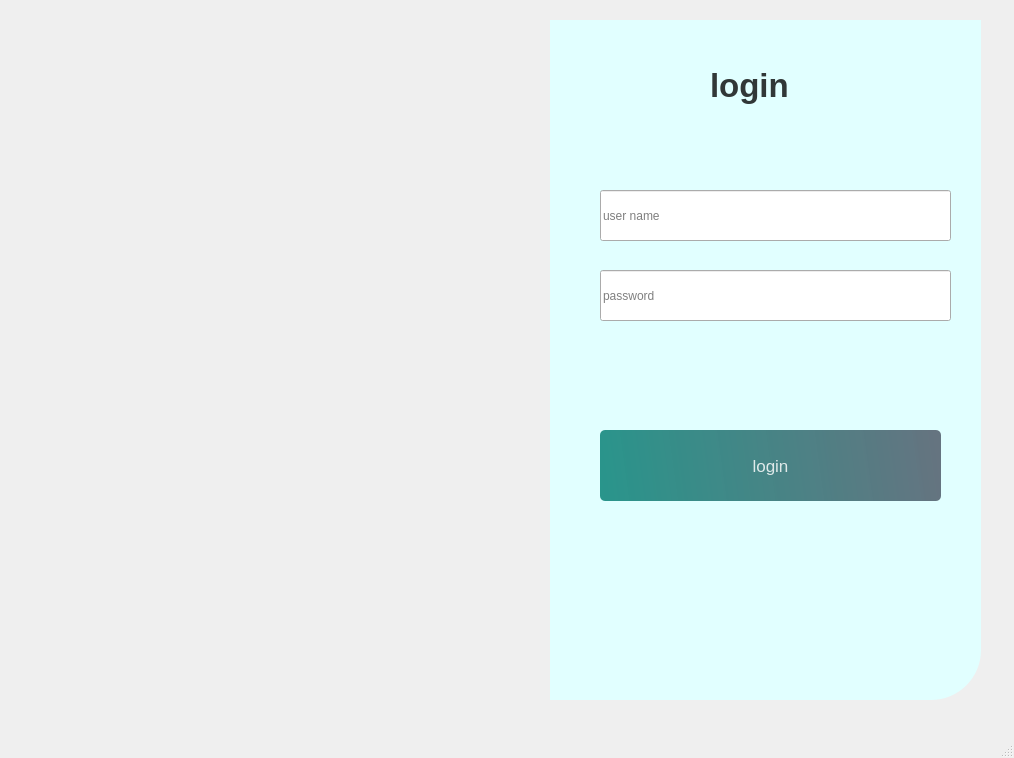
<?xml version="1.0" encoding="UTF-8"?>
<ui version="4.0">
 <class>MainWindow</class>
 <widget class="QMainWindow" name="MainWindow">
  <property name="geometry">
   <rect>
    <x>0</x>
    <y>0</y>
    <width>1014</width>
    <height>758</height>
   </rect>
  </property>
  <property name="windowTitle">
   <string>MainWindow</string>
  </property>
  <widget class="QWidget" name="centralwidget">
   <widget class="QWidget" name="widget" native="true">
    <property name="geometry">
     <rect>
      <x>10</x>
      <y>20</y>
      <width>981</width>
      <height>701</height>
     </rect>
    </property>
    <property name="styleSheet">
     <string notr="true">QPushButton#pushButton{
	background-color : qlineargradient(spread:pad,x1:0,y1:0.505682, x2:1, y2:0.477, stop:0 rgba(11,131,120,219), stop:1 rgba(85,98,112,226));
	color: rgba(255,255,255,210);
	border-radius:5px;
}

QPushButton#pushButton:hover{
	background-color : qlineargradient(spread:pad,x1:0,y1:0.505682, x2:1, y2:0.477, stop:0 rgba(11,131,120,219), stop:1 rgba(85,98,112,226));
}

QPushButton#pushButton:pressed{
	padding-left:5px;
	padding-top:5px;
	background-color : rgba(150,123,111,255);
}</string>
    </property>
    <widget class="QLabel" name="label">
     <property name="geometry">
      <rect>
       <x>0</x>
       <y>0</y>
       <width>541</width>
       <height>681</height>
      </rect>
     </property>
     <property name="styleSheet">
      <string notr="true">background-image: url(:/images/img/Mehrabad_airport.jpg);
border-top-left-radius : 50px</string>
     </property>
     <property name="text">
      <string/>
     </property>
    </widget>
    <widget class="QLabel" name="label_2">
     <property name="geometry">
      <rect>
       <x>540</x>
       <y>0</y>
       <width>431</width>
       <height>680</height>
      </rect>
     </property>
     <property name="styleSheet">
      <string notr="true">background-color : rgba(225,255,255,255);
border-bottom-right-radius : 50px</string>
     </property>
     <property name="text">
      <string/>
     </property>
    </widget>
    <widget class="QPushButton" name="pushButton">
     <property name="geometry">
      <rect>
       <x>590</x>
       <y>410</y>
       <width>341</width>
       <height>71</height>
      </rect>
     </property>
     <property name="font">
      <font>
       <pointsize>13</pointsize>
      </font>
     </property>
     <property name="text">
      <string>login</string>
     </property>
    </widget>
   </widget>
   <widget class="QLabel" name="label_3">
    <property name="geometry">
     <rect>
      <x>710</x>
      <y>60</y>
      <width>111</width>
      <height>51</height>
     </rect>
    </property>
    <property name="font">
     <font>
      <pointsize>25</pointsize>
      <weight>75</weight>
      <bold>true</bold>
     </font>
    </property>
    <property name="layoutDirection">
     <enum>Qt::LeftToRight</enum>
    </property>
    <property name="styleSheet">
     <string notr="true">color : rgb(0,0,0,200);</string>
    </property>
    <property name="text">
     <string>login</string>
    </property>
   </widget>
   <widget class="QLineEdit" name="lineEdit">
    <property name="geometry">
     <rect>
      <x>600</x>
      <y>190</y>
      <width>351</width>
      <height>51</height>
     </rect>
    </property>
    <property name="placeholderText">
     <string>user name</string>
    </property>
   </widget>
   <widget class="QLineEdit" name="lineEdit_2">
    <property name="geometry">
     <rect>
      <x>600</x>
      <y>270</y>
      <width>351</width>
      <height>51</height>
     </rect>
    </property>
    <property name="placeholderText">
     <string>password</string>
    </property>
   </widget>
  </widget>
  <widget class="QMenuBar" name="menubar">
   <property name="geometry">
    <rect>
     <x>0</x>
     <y>0</y>
     <width>1014</width>
     <height>26</height>
    </rect>
   </property>
  </widget>
  <widget class="QStatusBar" name="statusbar"/>
 </widget>
 <resources>
  <include location="res.qrc"/>
 </resources>
 <connections/>
</ui>
